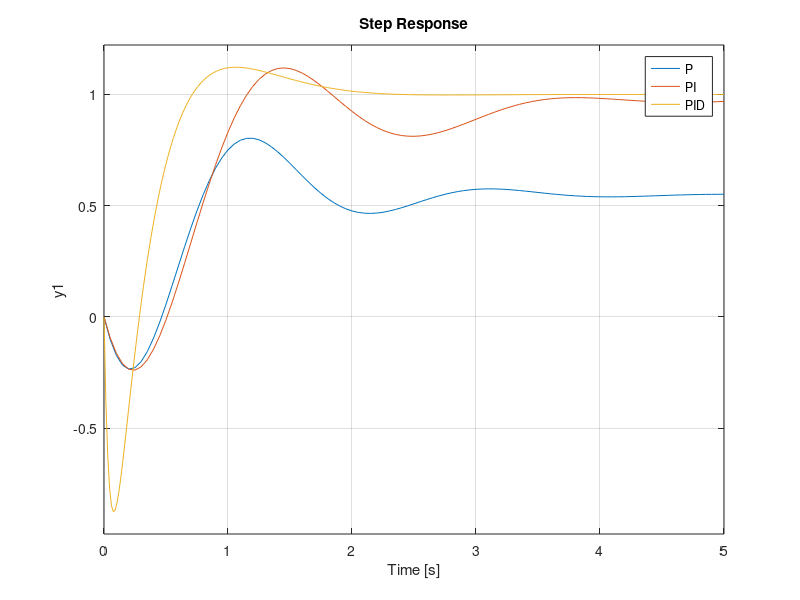

Source code (MATLAB):
%% Ch.3 — Van de Vusse in code
% Process Dynamics and Control, SeoulTech — slide 13
% https://seoultechpse.github.io/ProCon/ch3/ch3_tuning.html#/12
% Requires: Control System Toolbox

clear; close all; clc

Gp = tf(0.5858*[-0.3549 1], [0.1858 0.8627 1]);
[Kcu, ~, wu] = margin(Gp);   Tu = 2*pi/wu;      % 4.150, 1.462

C_P   = 0.5*Kcu;
C_PI  = pidstd(0.455*Kcu, 0.833*Tu);
C_PID = pidstd(0.6*Kcu, 0.5*Tu, 0.125*Tu, 10);  % N = 10 <-> alpha = 0.1
step(feedback(C_P*Gp,1), feedback(C_PI*Gp,1), feedback(C_PID*Gp,1), 5)
legend('P','PI','PID')
